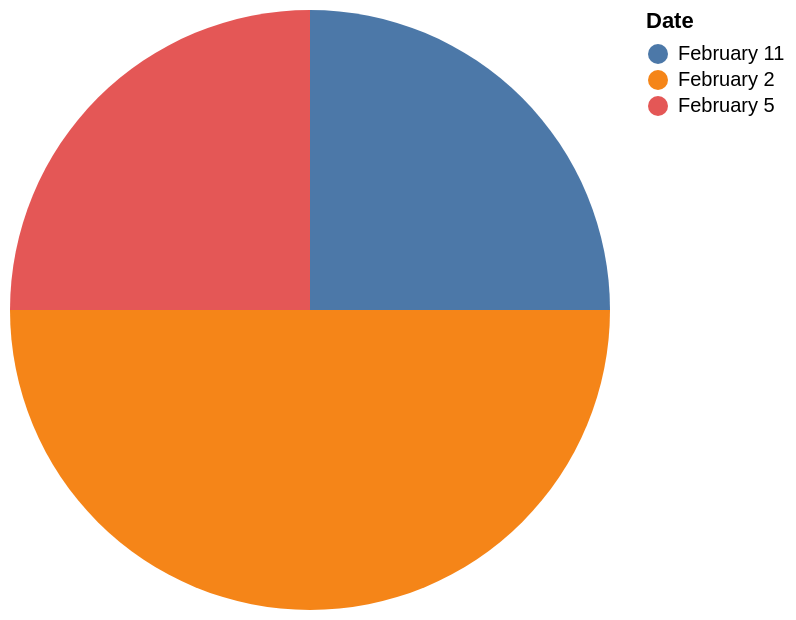

Express this chart as Vega-Lite.
### Vega-Lite specification from a JSON file in a GitHub repository (floating-point values rounded to 4 significant figures)
{"data": {"values": [{"x_data": "February 11", "y_data": 1}, {"x_data": "February 2", "y_data": 2}, {"x_data": "February 5", "y_data": 1}]}, "mark": "arc", "encoding": {"theta": {"field": "y_data", "type": "quantitative", "title": "COUNT(Date)"}, "color": {"field": "x_data", "type": "nominal", "title": "Date"}}}
